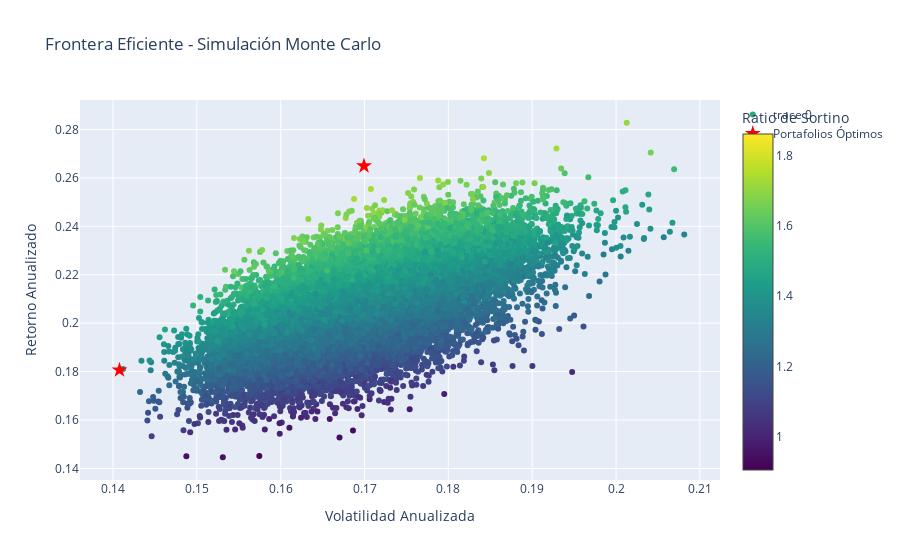

Notebook cell for this chart:
### Markdown cell above
# Visualización de Frontera Eficiente

### Code cell
fig = go.Figure()

# Añadir todos los portafolios simulados
fig.add_trace(go.Scatter(
    x=df_simulacion["volatilidad"],
    y=df_simulacion["retorno"],
    mode="markers",
    marker=dict(
        color=df_simulacion["sortino"],
        showscale=True,
        colorscale="Viridis",
        colorbar=dict(title="Ratio de Sortino")
    ),
    text=[f"Sortino: {s:.2f}" for s in df_simulacion["sortino"]] # Tooltip
))

# Marcar los portafolios óptimos
fig.add_trace(go.Scatter(
    x=[min_vol_port["volatilidad"], max_sortino_port["volatilidad"]],
    y=[min_vol_port["retorno"], max_sortino_port["retorno"]],
    mode="markers",
    marker=dict(color="red", size=12, symbol="star"),
    name="Portafolios Óptimos"
))

fig.update_layout(
    title="Frontera Eficiente - Simulación Monte Carlo",
    xaxis_title="Volatilidad Anualizada",
    yaxis_title="Retorno Anualizado",
    showlegend=True
)
fig.show()

### Figure 1 — Plotly figure (JSON) as saved in the notebook; plotly's stock layout.template omitted (floating-point values rounded to 4 significant figures; data arrays with more than 128 entries replaced by an {"elided": "..."} marker saying what was removed)
{"data": [{"marker": {"color": {"elided": "25000 float values"}, "colorbar": {"title": {"text": "Ratio de Sortino"}}, "colorscale": [[0, "#440154"], [0.1111, "#482878"], [0.2222, "#3e4989"], [0.3333, "#31688e"], [0.4444, "#26828e"], [0.5556, "#1f9e89"], [0.6667, "#35b779"], [0.7778, "#6ece58"], [0.8889, "#b5de2b"], [1, "#fde725"]], "showscale": true}, "mode": "markers", "text": {"elided": "25000 str values"}, "type": "scatter", "x": {"elided": "25000 float values"}, "y": {"elided": "25000 float values"}}, {"marker": {"color": "red", "size": 12, "symbol": "star"}, "mode": "markers", "name": "Portafolios Óptimos", "type": "scatter", "x": [0.1408, 0.1699], "y": [0.1806, 0.2649]}], "layout": {"showlegend": true, "title": {"text": "Frontera Eficiente - Simulación Monte Carlo"}, "xaxis": {"title": {"text": "Volatilidad Anualizada"}}, "yaxis": {"title": {"text": "Retorno Anualizado"}}}}
